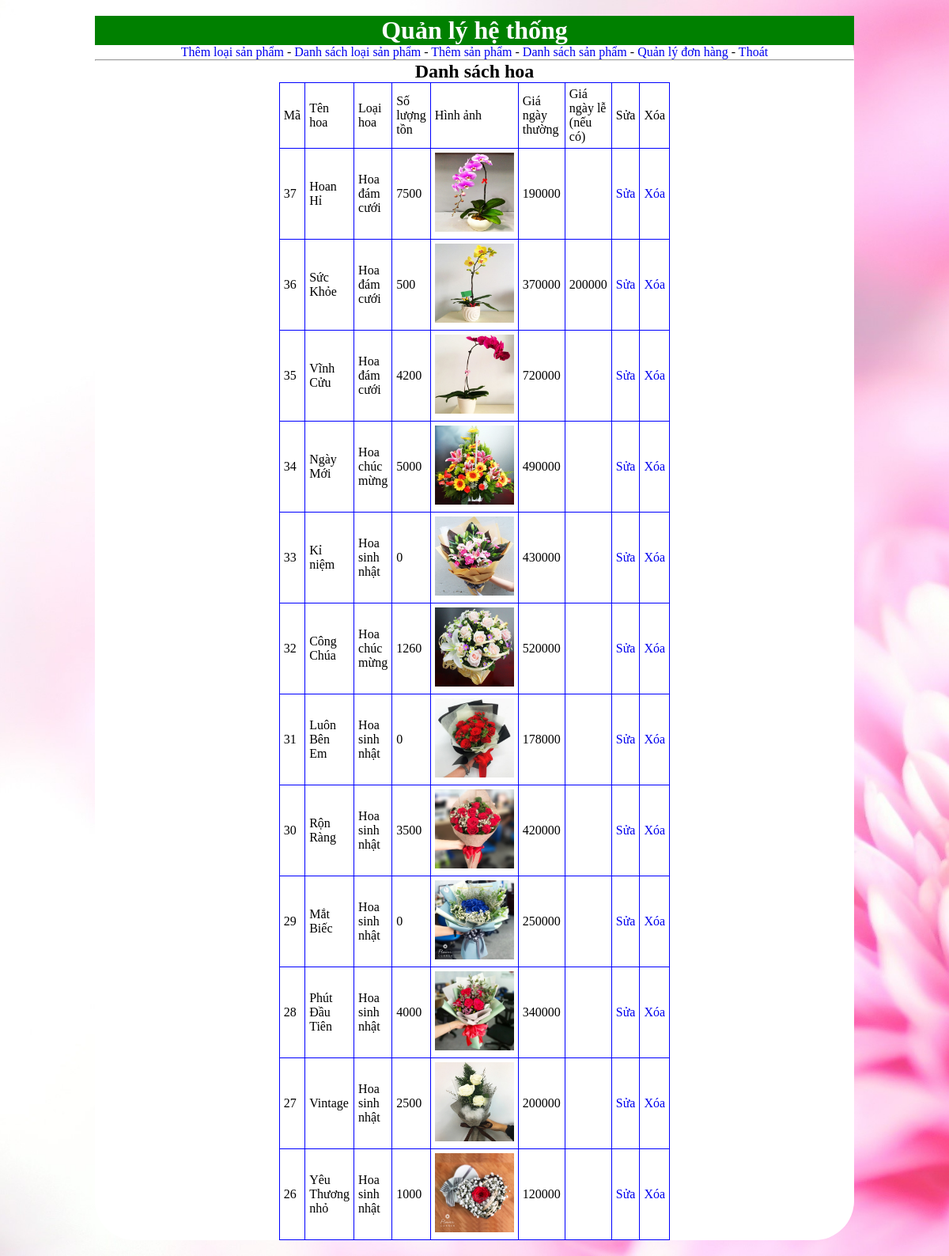
The page /admin/danhsachsanpham.php (signed in) on the database its author committed.
### tables this page shows
CREATE TABLE IF NOT EXISTS `sanpham` (
`idsanpham` int(11) NOT NULL,
  `tensanpham` varchar(100) DEFAULT NULL,
  `thongtinsanpham` text,
  `anh` text,
  `giaban` int(30) DEFAULT NULL,
  `trangthai` int(1) DEFAULT NULL,
  `idloaisanpham` int(11) NOT NULL,
  `soluongton` int(11) NOT NULL,
  `giadiple` int(30) DEFAULT NULL
);

CREATE TABLE IF NOT EXISTS `loaisanpham` (
`idloaisanpham` int(11) NOT NULL,
  `tenloaisanpham` varchar(50) DEFAULT NULL
);

### admin/danhsachsanpham.php (the view, shortened to what this page needs)
<!DOCTYPE html>
<html>
<head>
	<link rel="stylesheet" type="text/css" href="../style.css">
</head>
<body>
	<div class="wrapper">
		<h1 style="text-align:center;background-color:green;color:white">Quản lý hệ thống</h1>
		<?php include 'menu.php';?>
		<h2 style="text-align:center">Danh sách hoa</h2>
		<table align="center" border="1" width="40%">
			<tr>
				<td>Mã</td>
				<td>Tên hoa</td>
				<td>Loại hoa</td>
				<td>Số lượng tồn</td>
				<td>Hình ảnh</td>
				<td>Giá ngày thường</td>
				<td>Giá ngày lễ (nếu có)</td>
				<td>Sửa</td>
				<td>Xóa</td>
			</tr>
			<?php
			$sql="SELECT * FROM sanpham INNER JOIN loaisanpham ON sanpham.idloaisanpham=loaisanpham.idloaisanpham ORDER BY idsanpham DESC";
			$result=mysql_query($sql);
			while($row=mysql_fetch_array($result)){
			 ?>
			<tr>
				<td><?php echo $row['idsanpham'];?></td>
				<td><?php echo $row['tensanpham'];?></td>
				<td><?php echo $row['tenloaisanpham'];?></td>
				<td><?php echo $row['soluongton'];?></td>
				<td><img src="../images/upload/<?php echo $row['anh'];?>" width="100"></td>
				<td><?php echo $row['giaban'];?></td>
				<td>
					<?php
					if ($row['giadiple']!="0") {
						echo $row['giadiple'];
					}
					 ?>
				</td>
				<td><a href="suasanpham.php?idsua=<?php echo $row['idsanpham'];?>">Sửa</a></td>
				<td><a href="xoasanpham.php?idxoa=<?php echo $row['idsanpham'];?>">Xóa</a></td>
			</tr>
			<?php } ?>
		</table>
	</div>
</body>
</html>

### style.css (style rules this page uses)
html,* { margin:0px; padding:0px; }
body { background-image: url("images/hinhnen2.jpg"); height: 100%; background-position: center; background-repeat: no-repeat; background-size: cover; background-attachment: fixed; }
.wrapper { margin-left: auto; margin-right: auto; width:960px; min-height: 500px; background-color:white; margin-top: 20px; margin-bottom: 20px; border-radius: 50px; }
table { border-collapse: collapse; margin-left: auto; margin-right: auto; }
table tr td { word-wrap:break-word; padding:5px; }
a { text-decoration: none; }

### admin/danhsachsanpham.php (style rules this page uses)
table, th, td { border: 1px solid blue; }

### rows shown on the page
sanpham: idsanpham "37", tensanpham "Hoan Hỉ", idloaisanpham.tenloaisanpham "Hoa đám cưới", soluongton "7500", anh (picture), giaban "190000"
sanpham: idsanpham "36", tensanpham "Sức Khỏe", idloaisanpham.tenloaisanpham "Hoa đám cưới", soluongton "500", anh (picture), giaban "370000", giadiple "200000"
sanpham: idsanpham "35", tensanpham "Vĩnh Cửu", idloaisanpham.tenloaisanpham "Hoa đám cưới", soluongton "4200", anh (picture), giaban "720000"
sanpham: idsanpham "34", tensanpham "Ngày Mới", idloaisanpham.tenloaisanpham "Hoa chúc mừng", soluongton "5000", anh (picture), giaban "490000"
sanpham: idsanpham "33", tensanpham "Kỉ niệm", idloaisanpham.tenloaisanpham "Hoa sinh nhật", soluongton "0", anh (picture), giaban "430000"
sanpham: idsanpham "32", tensanpham "Công Chúa", idloaisanpham.tenloaisanpham "Hoa chúc mừng", soluongton "1260", anh (picture), giaban "520000"
sanpham: idsanpham "31", tensanpham "Luôn Bên Em", idloaisanpham.tenloaisanpham "Hoa sinh nhật", soluongton "0", anh (picture), giaban "178000"
sanpham: idsanpham "30", tensanpham "Rộn Ràng", idloaisanpham.tenloaisanpham "Hoa sinh nhật", soluongton "3500", anh (picture), giaban "420000"
sanpham: idsanpham "29", tensanpham "Mắt Biếc", idloaisanpham.tenloaisanpham "Hoa sinh nhật", soluongton "0", anh (picture), giaban "250000"
sanpham: idsanpham "28", tensanpham "Phút Đầu Tiên", idloaisanpham.tenloaisanpham "Hoa sinh nhật", soluongton "4000", anh (picture), giaban "340000"
sanpham: idsanpham "27", tensanpham "Vintage", idloaisanpham.tenloaisanpham "Hoa sinh nhật", soluongton "2500", anh (picture), giaban "200000"
sanpham: idsanpham "26", tensanpham "Yêu Thương nhỏ", idloaisanpham.tenloaisanpham "Hoa sinh nhật", soluongton "1000", anh (picture), giaban "120000"
